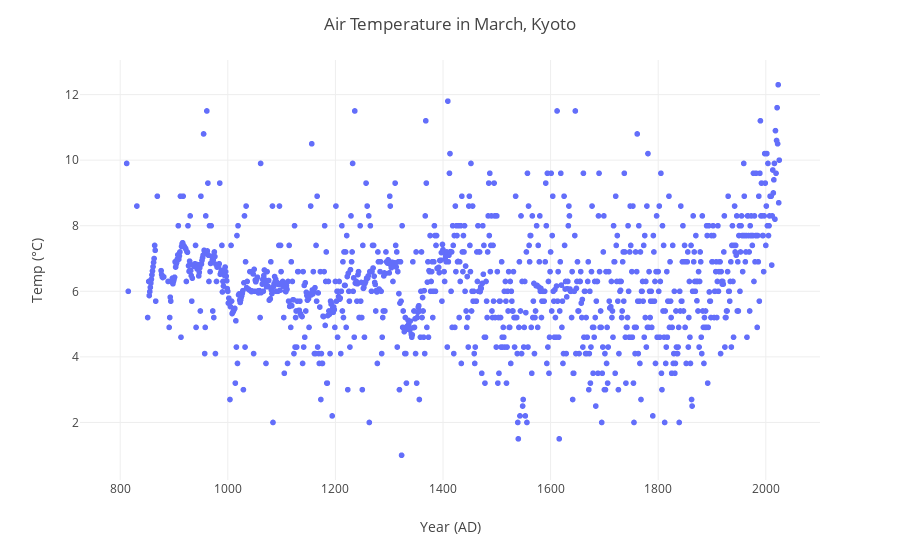

The notebook cell saved with this chart:
### Code cell
fig = px.scatter(kyoto, y='MarTemp_any')
#fig = px.scatter(MarchT['Estimated temperature'],trendline='lowess',trendline_color_override='coral')
fig.update_layout({'template': 'none','title': 'Air Temperature in March, Kyoto', 'xaxis_title': 'Year (AD)', 'yaxis_title': 'Temp (°C)'})
fig.show()

### Figure 1 — Plotly figure (JSON) as saved in the notebook; plotly's stock layout.template omitted (floating-point values rounded to 4 significant figures; data arrays with more than 128 entries replaced by an {"elided": "..."} marker saying what was removed)
{"data": [{"hovertemplate": "Year=%{x}<br>MarTemp_any=%{y}<extra></extra>", "legendgroup": "", "marker": {"color": "#636efa", "symbol": "circle"}, "mode": "markers", "name": "", "showlegend": false, "type": "scattergl", "x": {"elided": "1225 int values"}, "xaxis": "x", "y": {"elided": "1225 float values"}, "yaxis": "y"}], "layout": {"legend": {"tracegroupgap": 0}, "margin": {"t": 60}, "title": {"text": "Air Temperature in March, Kyoto"}, "xaxis": {"anchor": "y", "domain": [0, 1], "title": {"text": "Year (AD)"}}, "yaxis": {"anchor": "x", "domain": [0, 1], "title": {"text": "Temp (°C)"}}}}
